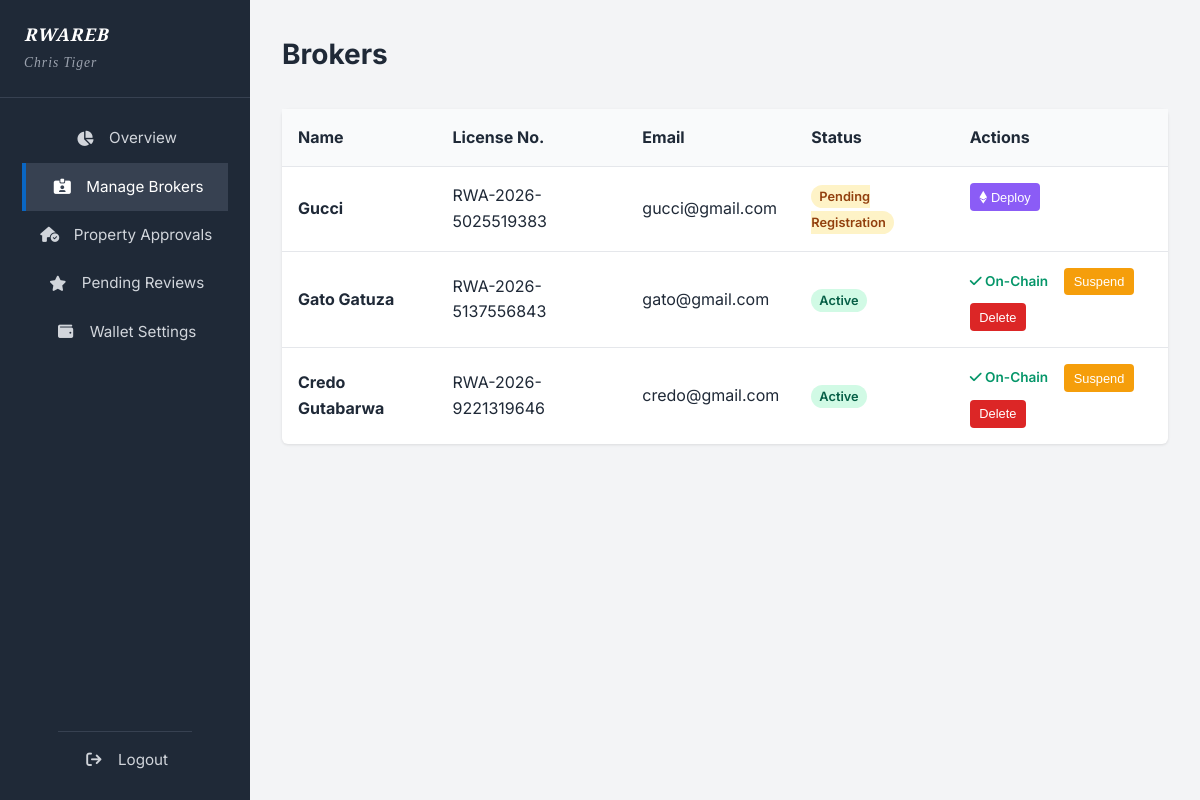
Page /assocdash/brokers (signed in) on the committed database.
### models.py (models this page shows)
class Organization(db.Model):
    __tablename__ = 'organizations'
    id = db.Column(db.String(36), primary_key=True, default=generate_uuid)
    name = db.Column(db.String(150), unique=True, nullable=False)
    registration_number = db.Column(db.String(100), unique=True, nullable=False)
    email = db.Column(db.String(150), nullable=False)
    phone = db.Column(db.String(30), nullable=False)
    address = db.Column(db.Text, nullable=True)
    status = db.Column(db.String(20), default='Active')  # 'Active' or 'Suspended'
    created_by = db.Column(db.String(36), db.ForeignKey('super_admins.id'), nullable=False)
    created_at = db.Column(db.DateTime, default=datetime.utcnow)
    updated_at = db.Column(db.DateTime, default=datetime.utcnow, onupdate=datetime.utcnow)
    admins = db.relationship('AssociationAdmin', backref='organization', lazy=True)

class AssociationAdmin(db.Model):
    __tablename__ = 'association_admins'
    id = db.Column(db.String(36), primary_key=True, default=generate_uuid)
    full_name = db.Column(db.String(100), nullable=False)
    email = db.Column(db.String(150), unique=True, nullable=False)
    password_hash = db.Column(db.Text, nullable=False)
    organization_id = db.Column(db.String(36), db.ForeignKey('organizations.id'), nullable=False)
    account_status = db.Column(db.String(20), default='Active')  # 'Active' or 'Revoked'
    approved_at = db.Column(db.DateTime, nullable=True)
    created_by = db.Column(db.String(36), db.ForeignKey('super_admins.id'), nullable=False)
    created_at = db.Column(db.DateTime, default=datetime.utcnow)
    updated_at = db.Column(db.DateTime, default=datetime.utcnow, onupdate=datetime.utcnow)
    wallet_address = db.Column(db.String(100), nullable=True)

class Broker(db.Model):
    __tablename__ = 'brokers'
    id = db.Column(db.String(36), primary_key=True, default=generate_uuid)
    organization_id = db.Column(db.String(36), db.ForeignKey('organizations.id'), nullable=False)
    full_name = db.Column(db.String(100), nullable=False)
    phone = db.Column(db.String(30), nullable=False)
    email = db.Column(db.String(150), unique=True, nullable=False)
    password_hash = db.Column(db.Text, nullable=False)
    professional_title = db.Column(db.String(100))
    license_number = db.Column(db.String(100), unique=True, nullable=False)
    profile_photo_url = db.Column(db.String(255), nullable=True)
    bio = db.Column(db.Text, nullable=True)
    working_province = db.Column(db.String(100), nullable=True)
    working_district = db.Column(db.String(100), nullable=True)
    verification_code = db.Column(db.String(255), nullable=True)
    review_code = db.Column(db.String(20), unique=True, nullable=True)
    status = db.Column(db.String(20), default='Pending Registration')
    verified_at = db.Column(db.DateTime, nullable=True)
    expires_at = db.Column(db.DateTime, nullable=True)
    registered_by = db.Column(db.String(36), db.ForeignKey('association_admins.id'), nullable=True)
    created_at = db.Column(db.DateTime, default=datetime.utcnow)
    updated_at = db.Column(db.DateTime, default=datetime.utcnow, onupdate=datetime.utcnow)
    properties = db.relationship('Property', backref='broker', lazy=True, cascade="all, delete-orphan")
    reviews = db.relationship('Review', backref='broker', lazy=True, cascade="all, delete-orphan")

### association.py (the view)
@association.route('/assocdash/brokers')
@assoc_login_required
def brokers():
    admin = AssociationAdmin.query.get(session['assoc_admin_id'])
    org_brokers = Broker.query.filter_by(organization_id=admin.organization_id).order_by(Broker.created_at.desc()).all()
    return render_template("assoc_brokers.html", brokers=org_brokers)

### association.py (called while the page is built)
def assoc_login_required(f):
    @wraps(f)
    def decorated_function(*args, **kwargs):
        if 'assoc_admin_id' not in session:
            return redirect(url_for('landing.login_portal'))
        return f(*args, **kwargs)
    return decorated_function

### templates/assoc_brokers.html (shortened to what this page needs)
{% extends "assoc_base.html" %}
{% block content %}
<div class="admin-header">
    <h1>Brokers</h1>
</div>
<div class="table-wrapper">
    <table class="data-table" style="width: 100%; border-collapse: collapse; background-color: white; border-radius: 6px; box-shadow: 0 1px 3px rgba(0,0,0,0.1);">
        <thead>
            <tr style="background-color: #F9FAFB; text-align: left;">
                <th style="padding: 1rem;">Name</th>
                <th style="padding: 1rem;">License No.</th>
                <th style="padding: 1rem;">Email</th>
                <th style="padding: 1rem;">Status</th>
                <th style="padding: 1rem;">Actions</th>
            </tr>
        </thead>
        <tbody>
            {% for broker in brokers %}
            <tr style="border-top: 1px solid #E5E7EB;">
                <td style="padding: 1rem;"><strong>{{ broker.full_name }}</strong></td>
                <td style="padding: 1rem;">{{ broker.license_number }}</td>
                <td style="padding: 1rem;">{{ broker.email }}</td>
                <td style="padding: 1rem;">
                    {% if broker.status == 'Active' %}
                    <span
                        style="padding: 0.25rem 0.5rem; border-radius: 9999px; font-size: 0.8rem; font-weight: 600; background-color: #D1FAE5; color: #065F46;">{{
                        broker.status }}</span>
                    {% elif broker.status == 'Suspended' %}
                    <span
                        style="padding: 0.25rem 0.5rem; border-radius: 9999px; font-size: 0.8rem; font-weight: 600; background-color: #FEE2E2; color: #991B1B;">{{
                        broker.status }}</span>
                    {% else %}
                    <span
                        style="padding: 0.25rem 0.5rem; border-radius: 9999px; font-size: 0.8rem; font-weight: 600; background-color: #FEF3C7; color: #92400E;">{{
                        broker.status }}</span>
                    {% endif %}
                </td>
                <td style="padding: 1rem; display: flex; gap: 0.5rem; align-items: center; flex-wrap: wrap;">
                    {% if broker.status == 'Pending Approval' %}
                    <a href="{{ url_for('association.review_broker', broker_id=broker.id) }}"
                        style="background-color: #3B82F6; color: white; text-decoration: none; padding: 0.4rem 0.6rem; border-radius: 4px; font-size: 0.8rem; display: inline-block;">
                        <i class="fa-solid fa-eye"></i> Review Application
                    </a>
                    {% elif broker.status == 'Pending Registration' %}
                    <button
                        onclick="deployBroker('{{ broker.id }}', '{{ broker.license_number }}', '{{ broker.organization_id }}')"
                        class="btn-primary"
                        style="background-color: #8B5CF6; font-size: 0.8rem; padding: 0.4rem 0.6rem; cursor: pointer; border: none; border-radius: 4px; color: white;">
                        <i class="fa-brands fa-ethereum"></i> Deploy
                    </button>
                    {% elif broker.status == 'Active' or broker.status == 'Suspended' %}
                    <span style="color: #059669; font-size: 0.85rem; font-weight: 600; margin-right: 0.5rem;"><i
                            class="fa-solid fa-check"></i> On-Chain</span>
                    <form action="/assocdash/brokers/{{ broker.id }}/suspend" method="POST" style="margin: 0;">
                        <button type="submit"
                            style="background-color: #F59E0B; color: white; border: none; padding: 0.4rem 0.6rem; border-radius: 4px; cursor: pointer; font-size: 0.8rem;">
                            {{ 'Activate' if broker.status == 'Suspended' else 'Suspend' }}
                        </button>
                    </form>
                    <form action="/assocdash/brokers/{{ broker.id }}/delete" method="POST"
                        onsubmit="return confirm('Delete this broker completely?');" style="margin: 0;">
                        <button type="submit"
                            style="background-color: #DC2626; color: white; border: none; padding: 0.4rem 0.6rem; border-radius: 4px; cursor: pointer; font-size: 0.8rem;">
                            Delete
                        </button>
                    </form>
                    {% else %}
                    <span style="color: #DC2626; font-size: 0.85rem; font-weight: bold;">
                        <i class="fa-solid fa-triangle-exclamation"></i> Stuck Status: '{{ broker.status }}'
                    </span>
                    {% endif %}
                </td>
            </tr>
            {% else %}
            <tr>
                <td colspan="5" style="text-align: center; padding: 2rem;">No brokers found.</td>
            </tr>
            {% endfor %}
        </tbody>
    </table>
</div>
{% endblock %}

### templates/assoc_base.html (shortened to what this page needs)
<!DOCTYPE html>
<html lang="en">
<head>
    <link rel="stylesheet" href="https://cdnjs.cloudflare.com/ajax/libs/font-awesome/6.4.0/css/all.min.css">
    <link rel="stylesheet" href="{{ url_for('static', filename='css/style.css') }}">
    <link rel="stylesheet" href="{{ url_for('static', filename='css/admin_style.css') }}">
</head>
<body>
    <div class="admin-layout">
        <aside class="admin-sidebar" style="background-color: #1F2937;">
            <div class="logo" style="padding: 1.5rem; border-bottom: 1px solid #374151;">
                <span style="display: block; font-size: 1.1rem; font-weight: bold; line-height: 1.2; color: white;">{{
                    current_admin.organization.name }}</span>
                <span
                    style="display: block; font-size: 0.85rem; color: #9CA3AF; font-weight: normal; margin-top: 0.4rem;">{{
                    current_admin.full_name }}</span>
            </div>
            <nav class="admin-nav">
                <a href="{{ url_for('association.dashboard') }}" class="{% if request.endpoint == 'association.dashboard' %}active{% endif %}">
                    <i class="fa-solid fa-chart-pie"></i> Overview
                </a>
                <a href="{{ url_for('association.brokers') }}" class="{% if 'brokers' in request.path %}active{% endif %}">
                    <i class="fa-solid fa-id-card-clip"></i> Manage Brokers
                </a>
                <a href="{{ url_for('association.manage_properties') }}" class="{% if 'properties' in request.path %}active{% endif %}">
                    <i class="fa-solid fa-house-circle-check"></i> Property Approvals
                </a>
                <a href="{{ url_for('association.manage_reviews') }}" class="{% if 'reviews' in request.path %}active{% endif %}">
                    <i class="fa-solid fa-star"></i> Pending Reviews
                </a>
                <a href="{{ url_for('association.settings') }}" class="{% if 'settings' in request.path %}active{% endif %}">
                    <i class="fa-solid fa-wallet"></i> Wallet Settings
                </a>
                <a href="{{ url_for('association.logout') }}" style="margin-top: auto; border-top: 1px solid #374151; padding-top: 1rem;">
                    <i class="fa-solid fa-arrow-right-from-bracket"></i> Logout
                </a>
            </nav>
        </aside>
        <main class="admin-main">
            {% block content %}{% endblock %}
        </main>
    </div>
</body>
</html>

### static/css/style.css (style rules this page uses)
:root { --bg-white: #FFFFFF; --text-dark: #1F2937; --text-muted: #6B7280; --border-grey: #E5E7EB; --hover-grey: #F3F4F6; --btn-blue: #0A66C2; --btn-blue-hover: #004182; --footer-bg: #2f426b; }
body { font-family: 'Inter', sans-serif; background-color: var(--bg-white); color: var(--text-dark); margin: 0; padding: 0; line-height: 1.6; display: flex; flex-direction: column; min-height: 100vh; }
nav { max-width: 1200px; margin: 0 auto; padding: 1rem 2rem; display: flex; justify-content: space-between; align-items: center; }
.logo { font-family: 'Playfair Display', serif; font-size: 1.5rem; font-style: italic; color: var(--text-dark); text-decoration: none; letter-spacing: 1px; font-weight: 700; }
.btn-primary { background-color: var(--btn-blue); color: var(--bg-white); padding: 0.5rem 1.25rem; border-radius: 4px; text-decoration: none; font-weight: 500; font-size: 0.95rem; transition: background-color 0.2s; border: none; cursor: pointer; }
main { max-width: 1200px; margin: 0 auto; padding: 2rem; flex: 1; }

### static/css/admin_style.css (style rules this page uses)
.admin-layout { display: flex; min-height: 100vh; background-color: var(--bg-white); }
.admin-sidebar { width: 250px; background-color: var(--text-dark); color: var(--bg-white); display: flex; flex-direction: column; }
.admin-sidebar .logo { padding: 1.5rem; color: var(--bg-white); border-bottom: 1px solid #374151; display: block; }
.admin-nav { display: flex; flex-direction: column; padding: 1rem 0; flex: 1; }
.admin-nav a { color: #D1D5DB; text-decoration: none; padding: 0.75rem 1.5rem; display: flex; align-items: center; font-size: 0.95rem; transition: background-color 0.2s, color 0.2s; }
.admin-nav a:hover, .admin-nav a.active { background-color: #374151; color: var(--bg-white); border-left: 4px solid var(--btn-blue); }
.admin-nav i { margin-right: 10px; width: 20px; text-align: center; }
.admin-main { flex: 1; background-color: var(--hover-grey); padding: 2rem; overflow-y: auto; }
.admin-header { display: flex; justify-content: space-between; align-items: center; margin-bottom: 2rem; }
.admin-header h1 { margin: 0; font-size: 1.75rem; color: var(--text-dark); }

### templates/assoc_base.html (style rules this page uses)
.admin-nav a { display: flex; align-items: center; }
.admin-nav a i { width: 24px; margin-right: 0.75rem; }

### rows in the picture
Organization: organization.name "RWAREB"
AssociationAdmin: full_name "Chris Tiger"
Broker: full_name "Gucci", license_number "RWA-2026-5025519383", email "gucci@gmail.com", status "Pending Registration"
Broker: full_name "Gato Gatuza", license_number "RWA-2026-5137556843", email "gato@gmail.com", status "Active", status "Suspend"
Broker: full_name "Credo Gutabarwa", license_number "RWA-2026-9221319646", email "credo@gmail.com", status "Active", status "Suspend"
